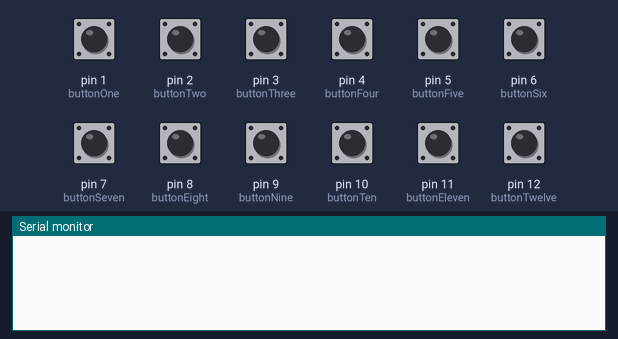
A sketch run on a simulated Teensy 4. Shown: the last lines printed to the serial monitor. Inputs (shaded band) come from the test bench; at power-on: pin 1 (buttonOne), pin 2 (buttonTwo), pin 3 (buttonThree), pin 4 (buttonFour), pin 5 (buttonFive), pin 6 (buttonSix), pin 7 (buttonSeven), pin 8 (buttonEight), pin 9 (buttonNine), pin 10 (buttonTen), pin 11 (buttonEleven), pin 12 (buttonTwelve) HIGH.

Above: at 1.2 s.
1.3 s: pin 1 (buttonOne) pulled LOW for 0.15 s
At 2.4 s:
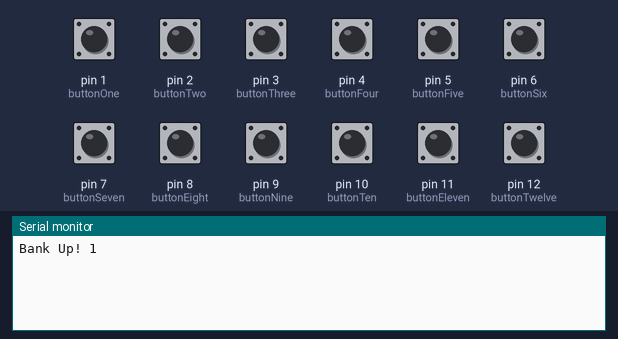
2.9 s: pin 2 (buttonTwo) pulled LOW for 0.15 s
At 4.0 s:
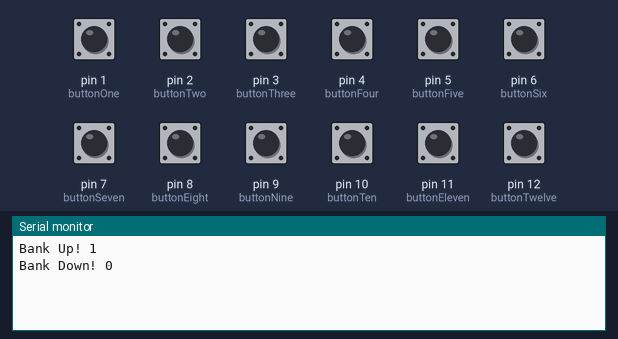
4.5 s: pin 3 (buttonThree) pulled LOW for 0.15 s
At 5.5 s:
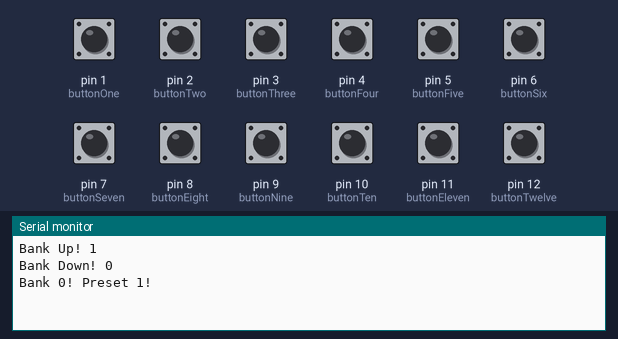
6.1 s: pin 11 (buttonEleven) pulled LOW for 0.15 s
At 7.1 s:
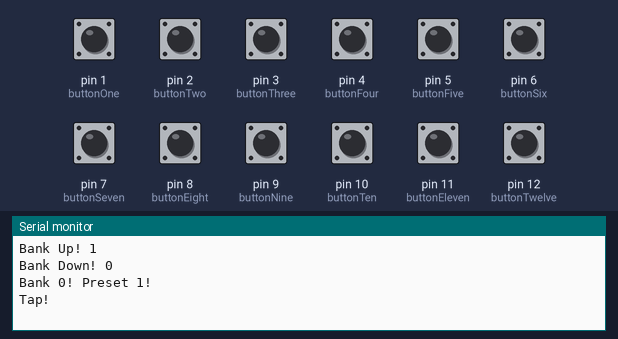
7.7 s: pin 12 (buttonTwelve) pulled LOW for 0.15 s
At 8.7 s:
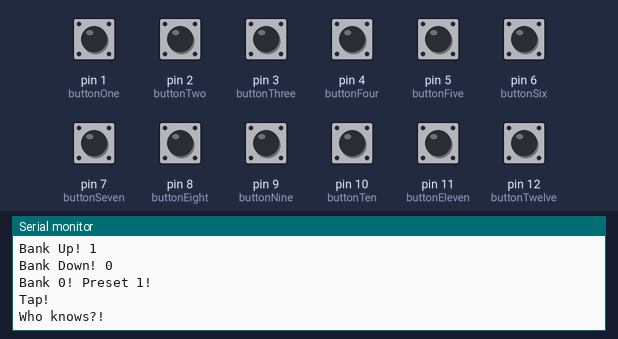
9.3 s: pin 4 (buttonFour) pulled LOW for 1 s
At 10.2 s:
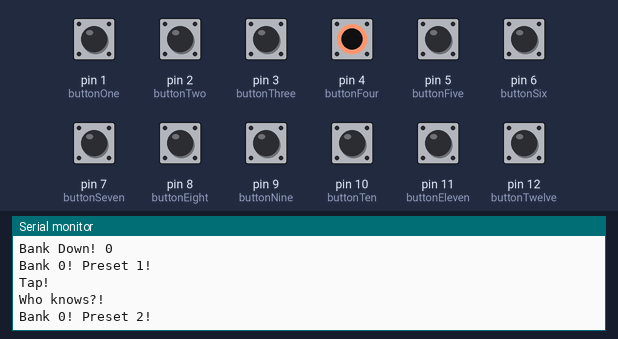

Measured:
- after the input at 1.3 s, the serial monitor: prints a new line after 0.11 s (image 1)
- after the input at 2.9 s, the serial monitor: prints a new line after 0.12 s (image 2)
- after the input at 4.5 s, the serial monitor: prints a new line after 0.13 s (image 3)
- after the input at 6.1 s, the serial monitor: prints a new line after 0.14 s (image 4)
- after the input at 7.7 s, the serial monitor: prints a new line after 0.15 s (image 5)
- after the input at 9.3 s, the serial monitor: prints a new line after 0.16 s (image 6)

The sketch:

midiFootPedal-b.ino
```cpp
#include <Bounce.h>

// https://cnx.org/contents/csA1TDZU@3/MIDI-Messages

// assigning buttons as ints for easy pin recognition
const int buttonOne = 1;
const int buttonTwo = 2;
const int buttonThree = 3;
const int buttonFour = 4;
const int buttonFive = 5;
const int buttonSix = 6;
const int buttonSeven = 7;
const int buttonEight = 8;
const int buttonNine = 9;
const int buttonTen = 10;
const int buttonEleven = 11;
const int buttonTwelve = 12;

// Create Bounce objects for each button.  The Bounce object
// automatically deals with contact chatter or "bounce", and
// it makes detecting changes very simple.
Bounce bankUp = Bounce(buttonOne, 10);  // 10 ms debounce
Bounce bankDown = Bounce(buttonTwo, 10);
Bounce presetOne = Bounce(buttonThree, 10);
Bounce presetTwo = Bounce(buttonFour, 10);
Bounce presetThree = Bounce(buttonFive, 10);
Bounce presetFour = Bounce(buttonSix, 10);
Bounce presetFive = Bounce(buttonSeven, 10);
Bounce presetSix = Bounce(buttonEight, 10);
Bounce presetSeven = Bounce(buttonNine, 10);
Bounce presetEight = Bounce(buttonTen, 10);
Bounce tapTempoButton = Bounce(buttonEleven, 10);
Bounce whoKnowsButton = Bounce(buttonTwelve, 10);

// create some MIDI integers to get us going

int previousMIDI = 0;
int newMIDI = 0;
int bankCount = 0;
int tapCount = 0;

void setup() {

  Serial.begin(31250);

  pinMode(buttonOne, INPUT_PULLUP); // Button 1
  pinMode(buttonTwo, INPUT_PULLUP); // Button 2
  pinMode(buttonThree, INPUT_PULLUP); // Button 3
  pinMode(buttonFour, INPUT_PULLUP); // Button 4
  pinMode(buttonFive, INPUT_PULLUP); // Button 5
  pinMode(buttonSix, INPUT_PULLUP); // Button 6
  pinMode(buttonSeven, INPUT_PULLUP); // Button 7
  pinMode(buttonEight, INPUT_PULLUP); // Button 8
  pinMode(buttonNine, INPUT_PULLUP); // Button 9
  pinMode(buttonTen, INPUT_PULLUP); // Button 10
  pinMode(buttonEleven, INPUT_PULLUP); // Button 11
  pinMode(buttonTwelve, INPUT_PULLUP); // Button 12

}

void loop() {

  bankSelect();
  presetSelect();
  tapTempo();
  whoKnows();
  delay(100);
}

void bankSelect() {

  // MIDI Bank Up (Button 1)
  if (bankUp.update()){
    if (bankUp.fallingEdge()) {
      bankCount ++;
      if (bankCount > 19) {bankCount = 0;}
      Serial.print("Bank Up! ");
      Serial.println(bankCount);
    }
  }

  // MIDI Bank Down (Button 2)
  if (bankDown.update()){
    if (bankDown.fallingEdge()) {
      bankCount --;
      if (bankCount < 0) {bankCount = 19;}
      Serial.print("Bank Down! ");
      Serial.println(bankCount);
    }
  }

}

// the presetSelect object is meant to take the bankCount
// and put together a MIDI message for a bank change and program change.
// A bank change consists of two CC messages.
// CC 0 is the MSB Bank message, the first half of it.
// CC 32 is the LSB Bank message, the second half of it.
// That means you can have 128x128 = 16,384 banks!
// I am sticking with 20 banks for now, as limited by the bankSelect object.

// Basically, I am sending 3 MIDI messages one after another
// each time a preset button is pressed.
// The two bank messages via the control change function
// and then a program change via the program change fucntion.

void presetSelect() {

  // Preset 1 (Button 3)
  if (presetOne.update()){
    if (presetOne.fallingEdge()) {
      usbMIDI.sendControlChange(0, bankCount, 1); // (CC 0 [Bank change MSB], MSB Bank 0-128, MIDI channel)
      usbMIDI.sendControlChange(32, 0, 1); // (CC 32 [Bank change LSB], LSB Bank 0, MIDI channel)
      usbMIDI.sendProgramChange(1, 1); // (program number, MIDI channel)
      Serial.print("Bank ");
      Serial.print(bankCount);
      Serial.println("! Preset 1!");
    }
  }

  // Preset 2 (Button 4)
  if (presetTwo.update()){
    if (presetTwo.fallingEdge()) {
      usbMIDI.sendControlChange(0, bankCount, 1);
      usbMIDI.sendControlChange(32, 0, 1);
      usbMIDI.sendProgramChange(2, 1);
      Serial.print("Bank ");
      Serial.print(bankCount);
      Serial.println("! Preset 2!");
    }
  }

   // Preset 3 (Button 5)
   if (presetThree.update()){
    if (presetThree.fallingEdge()) {
      usbMIDI.sendControlChange(0, bankCount, 1);
      usbMIDI.sendControlChange(32, 0, 1);
      usbMIDI.sendProgramChange(3, 1);
      Serial.print("Bank ");
      Serial.print(bankCount);
      Serial.println("! Preset 3!");
    }
  }

  // Preset 4 (Button 6)
  if (presetFour.update()){
    if (presetFour.fallingEdge()) {
      usbMIDI.sendControlChange(0, bankCount, 1);
      usbMIDI.sendControlChange(32, 0, 1);
      usbMIDI.sendProgramChange(4, 1);
      Serial.print("Bank ");
      Serial.print(bankCount);
      Serial.println("! Preset 4!");
    }
  }

  // Preset 5 (Button 7)
  if (presetFive.update()){
    if (presetFive.fallingEdge()) {
      usbMIDI.sendControlChange(0, bankCount, 1);
      usbMIDI.sendControlChange(32, 0, 1);
      usbMIDI.sendProgramChange(5, 1);
      Serial.print("Bank ");
      Serial.print(bankCount);
      Serial.println("! Preset 5!");
    }
  }

  // Preset 6 (Button 8)
  if (presetSix.update()){
    if (presetSix.fallingEdge()) {
      usbMIDI.sendControlChange(0, bankCount, 1);
      usbMIDI.sendControlChange(32, 0, 1);
      usbMIDI.sendProgramChange(6, 1);
      Serial.print("Bank ");
      Serial.print(bankCount);
      Serial.println("! Preset 6!");
    }
  }

  // Preset 7 (Button 9)
  if (presetSeven.update()){
    if (presetSeven.fallingEdge()) {
      usbMIDI.sendControlChange(0, bankCount, 1);
      usbMIDI.sendControlChange(32, 0, 1);
      usbMIDI.sendProgramChange(7, 1);
      Serial.print("Bank ");
      Serial.print(bankCount);
      Serial.println("! Preset 7!");
     }
  }

  // Preset 8 (Button 10)
  if (presetEight.update()){
    if (presetEight.fallingEdge()) {
      usbMIDI.sendControlChange(0, bankCount, 1);
      usbMIDI.sendControlChange(32, 0, 1);
      usbMIDI.sendProgramChange(8, 1);
      Serial.print("Bank ");
      Serial.print(bankCount);
      Serial.println("! Preset 8!");
    }
  }
}

void tapTempo(){

  // Tap Tempo (Button 11)
  if (tapTempoButton.update()){
    if (tapTempoButton.fallingEdge()) {
      Serial.println("Tap!");
    }
  }
}

void whoKnows() {

  // whoKnows (Button 12)
  if (whoKnowsButton.update()){
    if (whoKnowsButton.fallingEdge()) {
      Serial.println("Who knows?!");
    }
  }
}

//void midiSendTest() {
//  usbMIDI.sendControlChange(0, bankCount, 1);
//  usbMIDI.sendControlChange(32, 0, 1);
//  usbMIDI.sendProgramChange(1, 1);
//}
```
